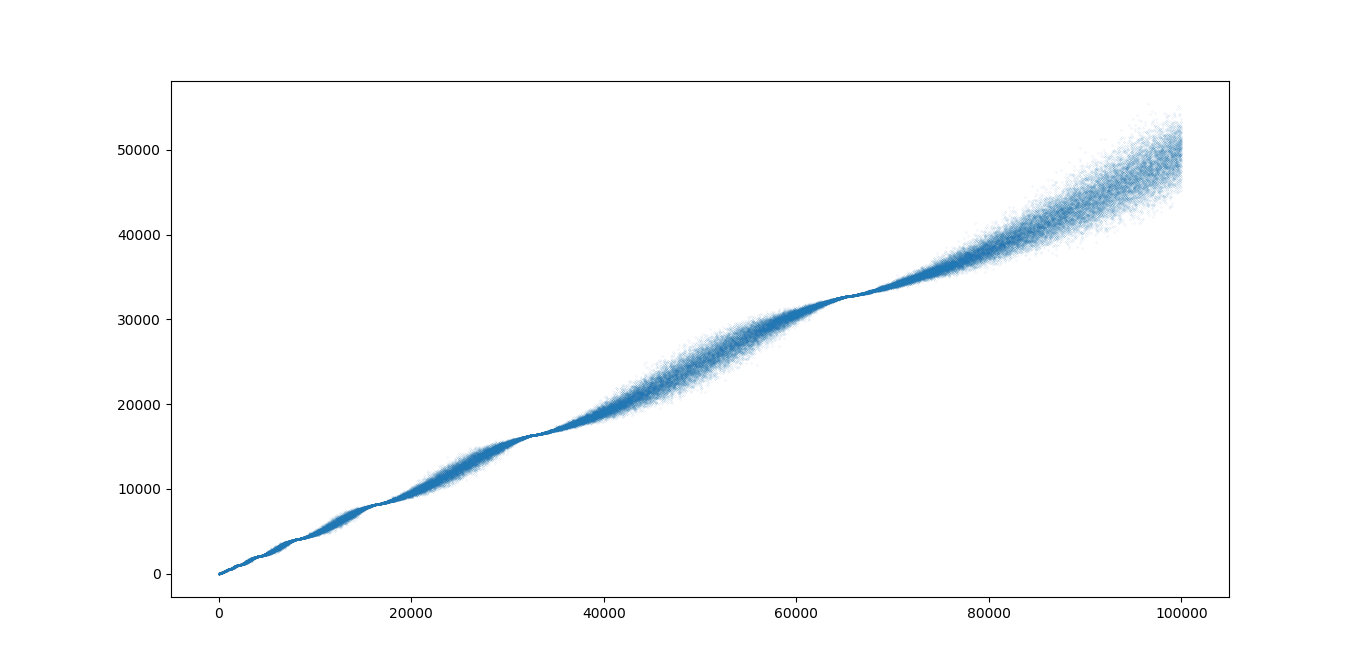

This figure's Python source:
#!/usr/bin/env python3

"""
    hofstadter_conway_cousin.py
    A chaotic cousin of the Hofstadter-Conway sequence
    https://oeis.org/A055748
a(1) = 1, a(2) = 1, a(n) = a(a(n-1)) + a(n - a(n-2) - 1) for n >= 3.

"""


import matplotlib.pyplot as plt


def hofstadter_cousin(iterations=10_000):
    seq = [1, 1]
    for I in range(3, iterations + 3):
        steps1 = seq[seq[-1]-1]
        steps2 = seq[-seq[-2]-1]
        seq.append(steps1 + steps2)
    return seq


fig, ax = plt.subplots(1)

ax.plot(hofstadter_cousin(100_000), ".", markersize=0.1)

plt.show()
